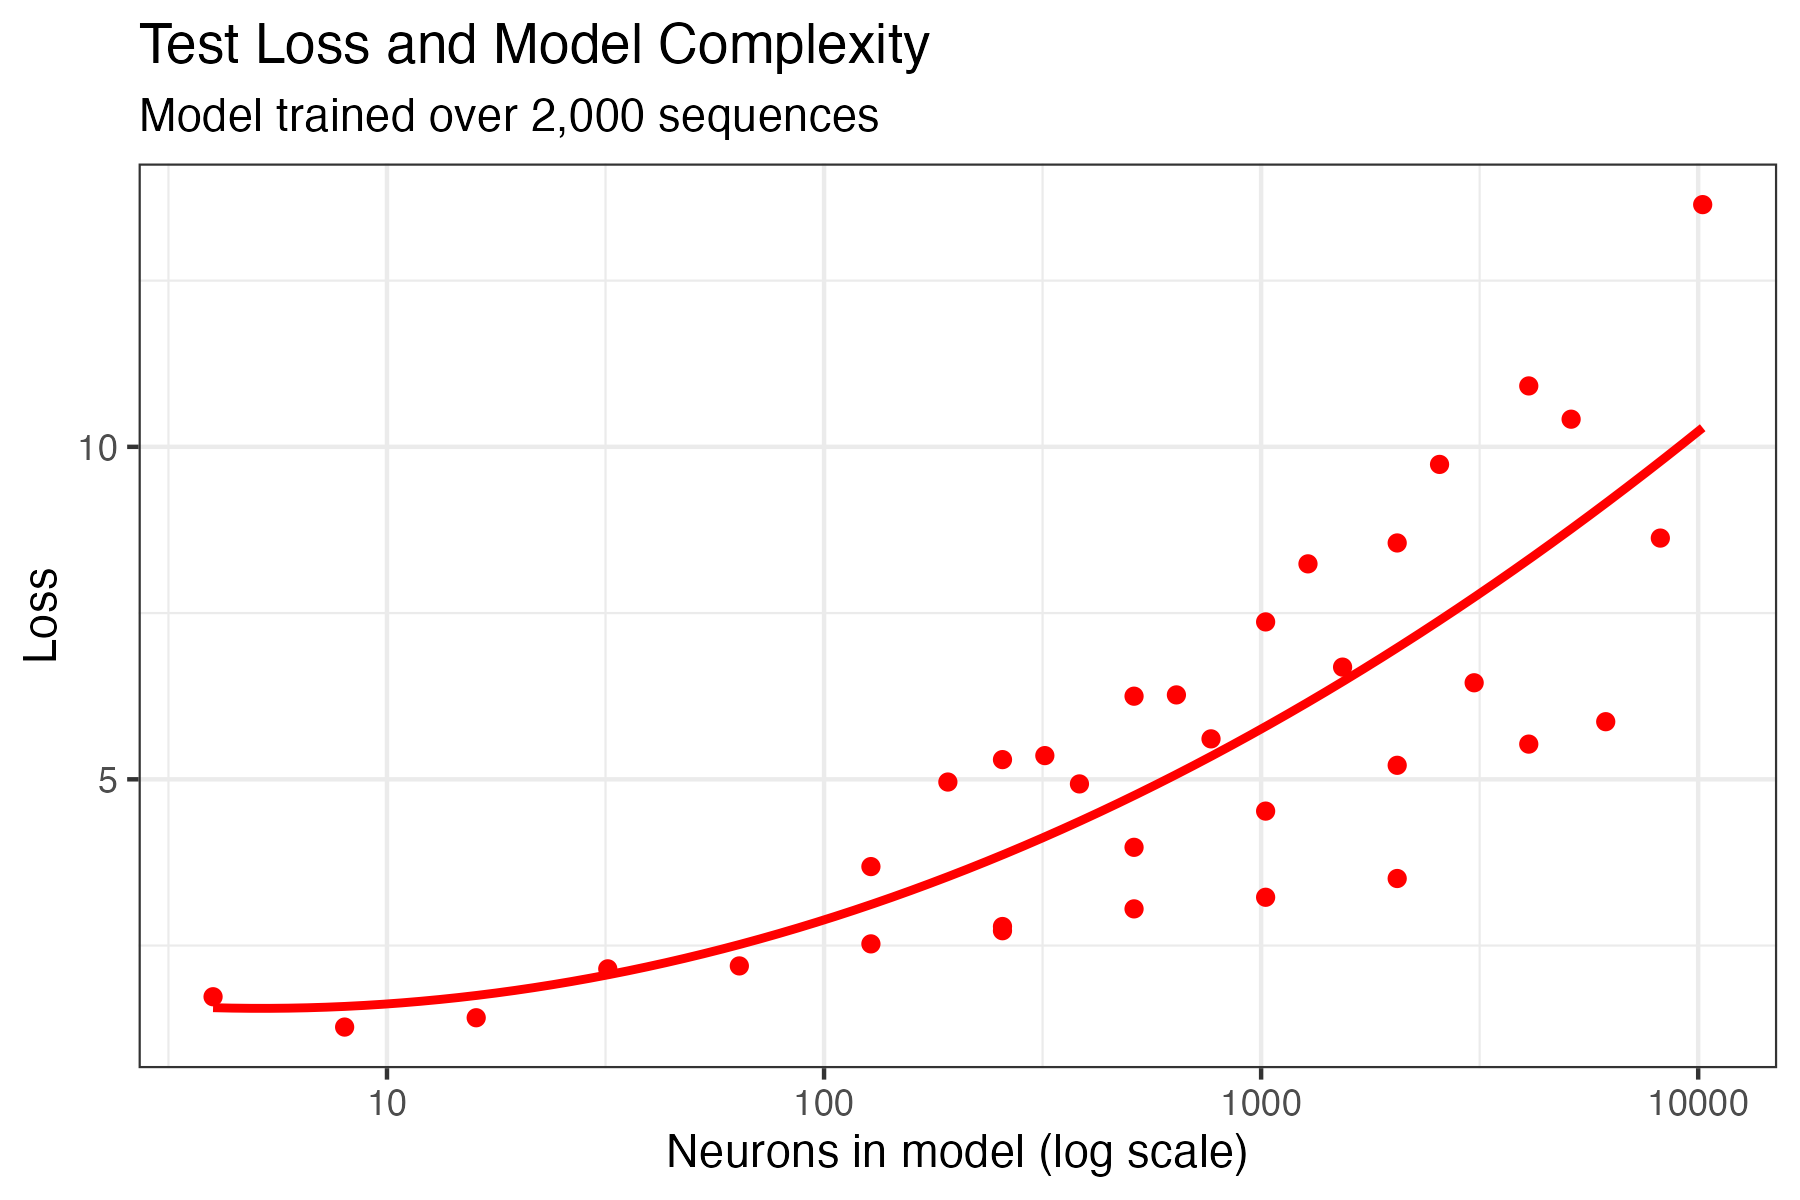

Source code (R):
## Code to create a viz of test loss as a function of complexity
## For the model that trained over ~2,000 sequences

#Importing necessary libraries and data
library(tidyverse)
library(ggplot2)
twok <- read_csv("../../results/results-2k.csv")

#Averaging loss across seeds
twokMean <- twok |>
  group_by(layers, neuronsPerLayer) |>
  summarize(testLoss = mean(testLoss),
         trainLoss = mean(trainLoss))

#Generating plot
plot <- ggplot(data = twokMean) +
  geom_point(aes(x = layers*neuronsPerLayer, y = testLoss), color = 'red') +
  geom_smooth(method = "lm", formula = y ~ x + I(x^2), se = FALSE, 
              aes(x = layers*neuronsPerLayer, y = testLoss), color = 'red') +
  scale_x_log10() +
  labs(title = "Test Loss and Model Complexity",
       x = "Neurons in model (log scale)",
       y = "Loss",
       subtitle = "Model trained over 2,000 sequences") +
  theme_bw()

ggsave('figure3.png',
       plot,
       width = 6, height = 4)
